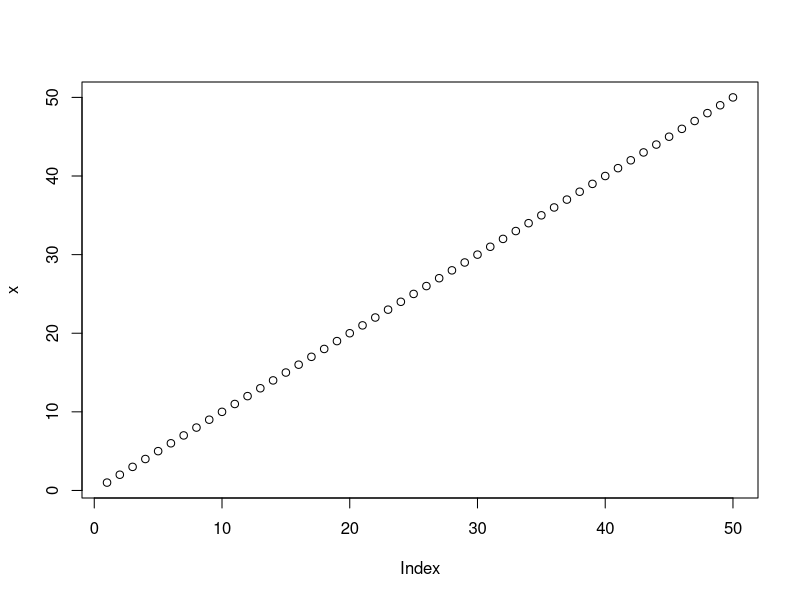
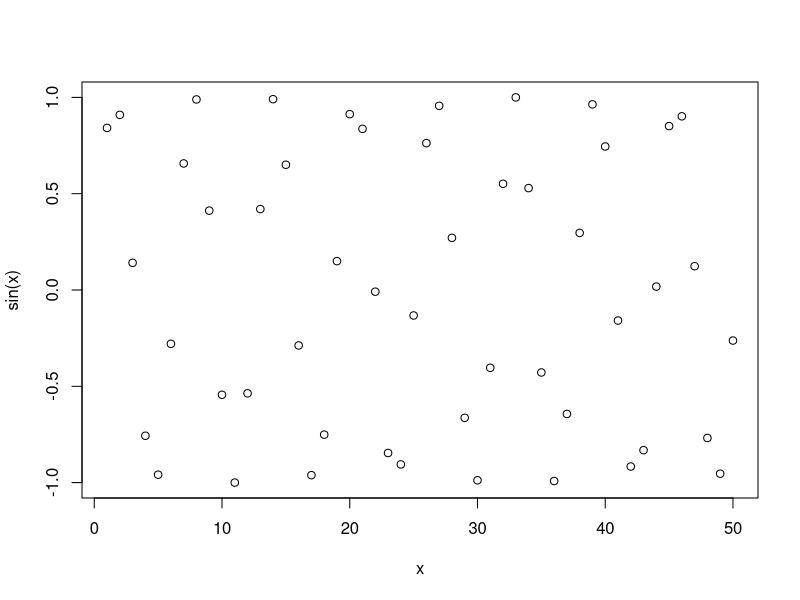
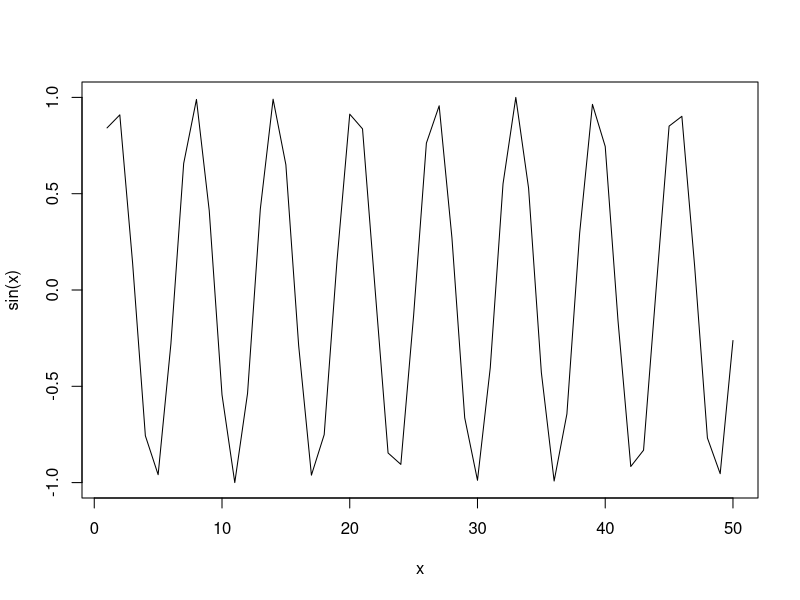
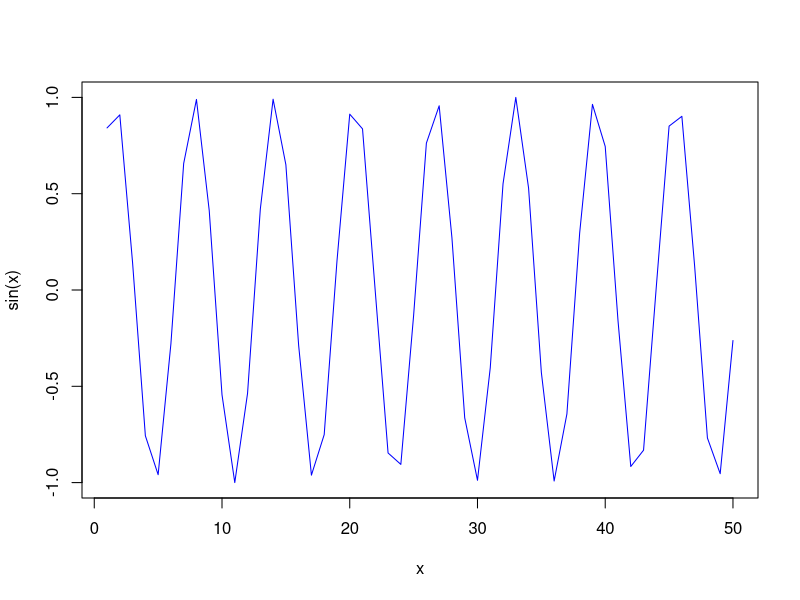
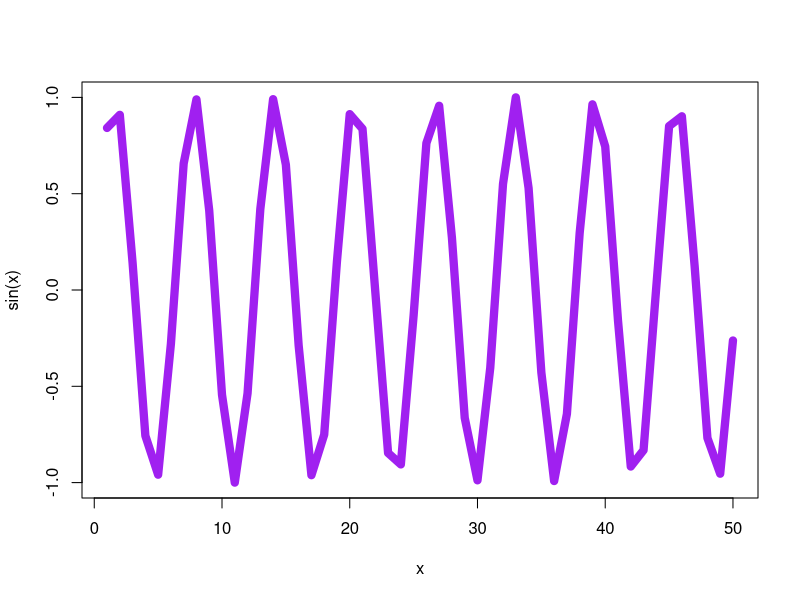

R code for these plots, in order:
# my first R script
x <- 1:50
plot(x)

plot(x,sin(x))
plot(x,sin(x),typ="l")
plot(x,sin(x),typ="l",col="blue")
plot(x=x,y=sin(x),typ="l",col="purple",lwd=8)



